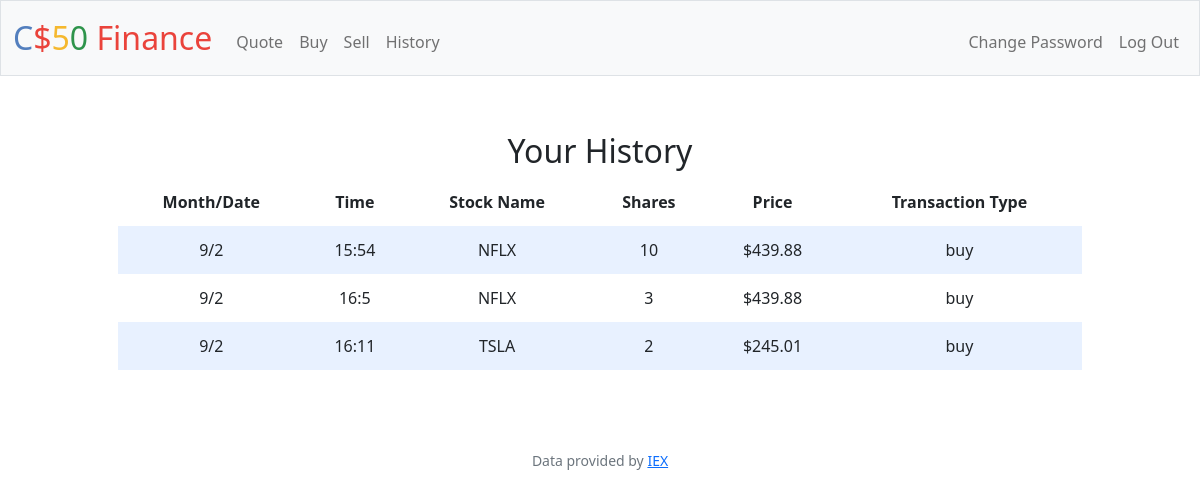
The app's page /history (signed in) with its own data.
### tables this page shows
CREATE TABLE log(
transaction_id INTEGER PRIMARY KEY AUTOINCREMENT NOT NULL,
user_id INTEGER NOT NULL,
month INTEGER NOT NULL,
day INTEGER NOT NULL,
time TEXT NOT NULL,
symbol TEXT NOT NULL,
shares INTEGER NOT NULL,
price NUMERIC NOT NULL,
transaction_type TEXT NOT NULL,
FOREIGN KEY(user_id) REFERENCES users(id)
);

### app.py (the view)
@app.route("/history")
@login_required
def history():
    logs = db.execute("SELECT * FROM log WHERE user_id = ?", session["user_id"])
    return render_template("history.html", logs=logs)

### app.py (called while the page is built)
@app.after_request
def after_request(response):
    response.headers["Cache-Control"] = "no-cache, no-store, must-revalidate"
    response.headers["Expires"] = 0
    response.headers["Pragma"] = "no-cache"
    return response

### helpers.py (called while the page is built)
def login_required(f):
    @wraps(f)
    def decorated_function(*args, **kwargs):
        if session.get("user_id") is None:
            return redirect("/login")
        return f(*args, **kwargs)
    return decorated_function

def usd(value):
    return f"${value:,.2f}"

### templates/history.html (shortened to what this page needs)
{% extends "layout.html" %}
{% block main %}
<div class="container">
    <div class="section">
        <h2>Your History</h2>
        <table>
            <thead>
                <tr>
                    <th>Month/Date</th>
                    <th>Time</th>
                    <th>Stock Name</th>
                    <th>Shares</th>
                    <th>Price</th>
                    <th>Transaction Type</th>
                </tr>
            </thead>
            <tbody>
                {% for log in logs %}
                <tr>
                   <td>{{ log["month"] }}/{{ log["day"] }}</td>
                   <td>{{ log["time"] }}</td>
                   <td>{{ log["symbol"] }}</td>
                   <td>{{ log["shares"] }}</td>
                   <td>{{ log["price"] | usd }}</td>
                   <td>{{ log["transaction_type"] }}</td>
                </tr>
                {% endfor %}
            </tbody>
        </table>
    </div>
</div>
{% endblock %}

### static/styles.css (style rules this page uses)
body { background-color: #fff; color: #212529; font-size: 1rem; font-weight: 400; line-height: 1.5; margin: 0; text-align: left; }
.container { margin-left: auto; margin-right: auto; padding-left: 15px; padding-right: 15px; text-align: center; width: 90%; }
.section { padding-bottom: 1rem; padding-left: 2rem; padding-right: 2rem; padding-top: 0.5rem; }
table { background-color: transparent; margin-bottom: 1rem; width: 100%; }
table th, table td { padding: 0.75rem; vertical-align: middle; }
tbody tr:nth-of-type(odd) { background-color: rgb(179, 208, 255, 0.3) }

### records on screen
log: month "9", day "2", time "15:54", symbol "NFLX", shares "10", price "$439.88", transaction_type "buy"
log: month "9", day "2", time "16:5", symbol "NFLX", shares "3", price "$439.88", transaction_type "buy"
log: month "9", day "2", time "16:11", symbol "TSLA", shares "2", price "$245.01", transaction_type "buy"
